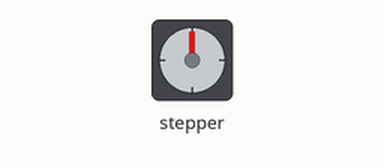
This sketch was run on a simulated Arduino Uno, built with avr-gcc and run on an emulated ATmega328P. On the bench: stepper motor. Wiring (inferred from the names in the program): stepper motor driver (200 steps per turn assumed): step pin 3; direction pin 1.

Above: at 0.05 s.
At 0.3 s:
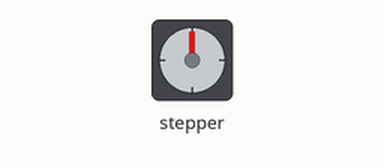
At 0.55 s:
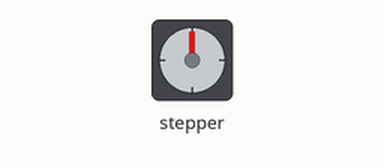
At 1.55 s:
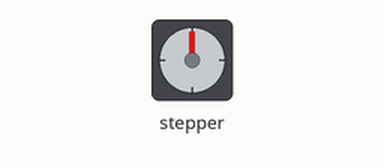
Timing chart, 0 to 3.6 s (numbered marks = the images above):
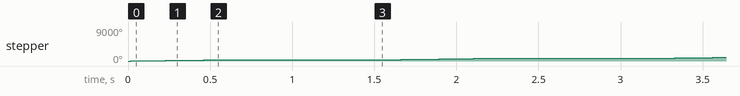

Measured:
- by itself, stepper: turns 360° clockwise in 0.58 s, repeating every 1.6 s

The sketch:

stepper_testing.ino
```cpp
/*     Simple Stepper Motor Control Exaple Code
 *
 *  by Dejan Nedelkovski, www.HowToMechatronics.com
 *
 */

// defines pins numbers
const int stepPin = 3;
const int dirPin = 1;

void setup() {
  // Sets the two pins as Outputs
  pinMode(stepPin,OUTPUT);
  pinMode(dirPin,OUTPUT);
}
void loop() {
  digitalWrite(dirPin,HIGH); // Enables the motor to move in a particular direction
  // Makes 200 pulses for making one full cycle rotation
  for(int x = 0; x < 200; x++) {
    digitalWrite(stepPin,HIGH);
    delayMicroseconds(1500);
    digitalWrite(stepPin,LOW);
    delayMicroseconds(1500);
  }
  delay(1000); // One second delay

//  digitalWrite(dirPin,LOW); //Changes the rotations direction
//  // Makes 200 pulses for making two full cycle rotation
//  for(int x = 0; x < 200; x++) {
//    digitalWrite(stepPin,HIGH);
//    delayMicroseconds(1500);
//    digitalWrite(stepPin,LOW);
//    delayMicroseconds(1500);
//  }
//  delay(1000);
}
```
